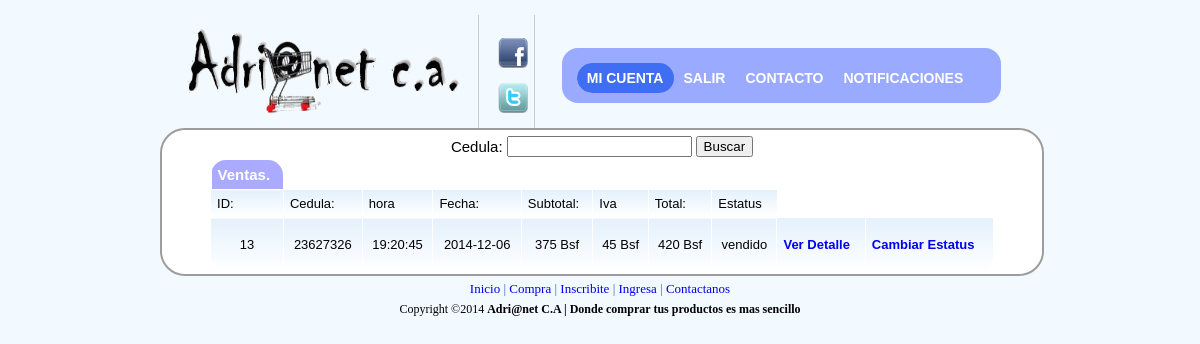
/web2final/administrador/consulta_de_venta_usu.php?cedula=23627326 (signed in), run on the app's committed database.
### tables this page shows
CREATE TABLE IF NOT EXISTS `factura` (
  `fecha_venta` date NOT NULL,
  `cedula` int(9) NOT NULL,
  `total` float NOT NULL,
`id_fact` int(10) NOT NULL,
  `hora` time NOT NULL,
  `iva` float NOT NULL,
  `sub_total` double NOT NULL,
  `id` int(10) NOT NULL
);

CREATE TABLE IF NOT EXISTS `cliente` (
  `nom_clie` varchar(50) NOT NULL,
  `dire_clie` varchar(150) NOT NULL,
  `telf_clie` varchar(11) NOT NULL,
  `password` varchar(100) NOT NULL,
  `email` varchar(50) NOT NULL,
  `id_perfil` int(11) DEFAULT NULL,
  `cedula` int(9) NOT NULL,
  `num_deposit` varchar(20) NOT NULL,
  `tipo_cuenta` varchar(30) NOT NULL,
  `banco` varchar(255) NOT NULL
);

CREATE TABLE IF NOT EXISTS `pedidos` (
  `id_fact` int(10) NOT NULL,
  `estatus` varchar(30) NOT NULL,
`id_pedido` int(10) NOT NULL
);

### web2final/administrador/consulta_de_venta_usu.php (the view, shortened to what this page needs)
<!DOCTYPE html PUBLIC "-//W3C//DTD XHTML 1.0 Transitional//EN" "http://www.w3.org/TR/xhtml1/DTD/xhtml1-transitional.dtd">
<html>
<head><meta http-equiv="Content-Type" content="text/html; charset=windows-1252">
<link rel="stylesheet" href="../css/principal.css"  type="text/css" media="screen">
<link rel="stylesheet" href="../css/lavalampadmi.css" type="text/css" media="screen">
<link type="text/css" rel="stylesheet" href="../css/sliderman.css"  />
<link rel="stylesheet" href='../css/hoverbox.css' type="text/css" media="screen" />
<link rel="stylesheet" href='../js/fancybox/jquery.fancybox-1.3.4.css' type="text/css" media="screen" />
</head>
<body  marginwidth="10" marginheight="10" bgcolor="#f5f6f7" topmargin="5" leftmargin="5" >
<table width="900" cellspacing="0" cellpadding="10" border="0" align="center">
<tbody>
<tr>
<td>
<table width="100%" cellspacing="0" cellpadding="0" border="0">
<tbody>
<tr valign="bottom">
<td valign="middle" style="padding-bottom: 10px;">
<a href="../administrador/index_admin.php" >
<img alt="banner" id="banner" width="300" border="0" height="95" src="../imagenes/logo.png" />
</a>
</td>
<td width="100%" valign="bottom" style="padding-left: 15px;">
<table width="100%" cellspacing="0" cellpadding="0" border="0">
<tbody>
<tr height="60">
<td class="mainmenu" width="2%" nowrap="" 8px;"=" padding-top:="" 15px;="" padding-left:="" #cccccc;="" solid="" 1px=""></td>
<td class="mainmenu" width="14%" valign="middle" nowrap="" align="center" style="border-left: 1px solid #cccccc; padding-left: 15px; padding-top: 8px;">
<p>
<a href="http://www.facebook.com" target="_blank">
<img  id="facebook" alt="fb" width="30" border="0" height="30" src="../imagenes/facebook.png" />
</a>
</p>
<p>
<a href="http://www.twitter.com" target="_blank">
<img id="twitter" alt="tw" width="30" border="0" height="30" src="../imagenes/twitter.png" />
</a>
</p>
</td>
<td class="mainmenu" width="50%" valign="middle" nowrap="" align="center" style="border-left: 1px solid #cccccc; padding-left: 15px; padding-top: 8px;">
<div a class="toplink" align="right" style="padding: 12px;">
<?php
$db=conectar();
$sql="SELECT * FROM notificaciones WHERE (vista='sin ver') and (tipo='pedido' or tipo='numdeposito') ";
$d=mysql_query($sql,$db)or die(mysql_error());
?>
<ul class="lavaLampWithImage" id="1">
    <li class="current"><a href="micuenta_admi.php">Mi cuenta</a></li>
     <li><a href="../salir/salir.php">Salir</a></li>
		<li><a href="../contacto/contacto_admi.php">Contacto</a></li>
		<li><a id="ifancybox" href="notificaciones.php" >Notificaciones</a></li>
</ul>
 </div>
 </td>
<td class="smallfont" width="1%" nowrap="" style="padding-right: 10px;">
</td>
<td width="12%"></td>
</tr>
</tbody>
</table>
       </td>
        </tr>
    </tbody>
</table>
<div id="fondoprincipal">
<table width="100%" cellspacing="0" cellpadding="0" border="0" bgcolor="#ffffff" style="border-radius: 25px; -moz-border-radius: 25px;
-webkit-border-radius: 25px;">
<tbody>
<tr>
<td  width="100%">
<table width="100%" border="0">
<tbody>
<tr>
<td width="5%">
</td>
<td>
<div align="center">
<FORM METHOD=POST ACTION="consulta_de_venta_usu.php" onsubmit="return comprobar()">
  <table>
    <tr>
      <td><div align="right">Cedula:</div></td>
      <td><label>
      <input name="cedula" type="text" id="y" onkeypress="return validarnum(event)" value=''  required="required" />
      </label></td>
	  <td>
	  <input type="submit" name="Enviar" value="Buscar" />
	  </td>
    </tr>
  </table>
</FORM>
 <?php
if (isset($_POST['Enviar']) || isset($_REQUEST['cedula'])){
$sql="SELECT factura.id_fact ,factura.cedula, factura.hora ,factura.fecha_venta,factura.sub_total, factura.iva, factura.total,cliente.cedula,cliente.nom_clie
FROM factura ,cliente
WHERE  cliente.cedula = factura.cedula and cliente.cedula ='".$_REQUEST['cedula']."' ORDER BY 'fecha_venta' DESC";
$d=mysql_query($sql,$db)or die(mysql_error());
 	$x=mysql_num_rows($d);
 } if($x==0){
   echo "<p>No hay ventas por este usuario.";
   echo "<hr>";
 }
 else  {
 ?>
<div class="CSSTableGenerato" >
	 	    <table >
	      <tr>
	        <td>Ventas.</td>
	    </tr>
	      <tr>
		  <td>ID:</td>
		  <td>Cedula:</td>
		  <td>hora</td>
	        <td>Fecha:</td>
			<td>Subtotal:</td>
			<td>Iva</td>
			<td>Total:</td>
		<td>Estatus</td>
	    </tr>
<?php
while($s= mysql_fetch_array($d))
{
?>
 <tr>
					   <?php
					  $id_fact=$s['id_fact'];
					 $sq="SELECT * FROM pedidos where id_fact='".$id_fact."'";
$da=mysql_query($sq,$db)or die(mysql_error());
$datos=mysql_fetch_array($da);
?>
                <td><p align="center"><?php echo $s['id_fact'] ?> </p></td>
				<td><p align="center"><?php echo $s['cedula'] ?> </p></td>
  <td><p align="center"><?php echo $s['hora'] ?> </p></td>
  <td><p align="center"><?php echo $s['fecha_venta'] ?> </p></td>
	   <td><p align="center"><?php echo $s['sub_total'] ?> Bsf</p></td>
	   <td><p align="center"><?php echo $s['iva'] ?> Bsf</p></td>
	   <td><p align="center"><?php echo $s['total'] ?> Bsf</p></td>
   <td><p align="center"><?php echo $datos['estatus'] ?> </p> </td>
	   <td ><a href="detalles_de_venta.php?id=<?php echo $s['id_fact']?>"><strong>Ver Detalle</strong></a></td>
	   <td ><a href="modificar_estatus_ventas.php?id=<?php echo $s['id_fact']?>"><strong>Cambiar Estatus</strong></a></td>
	  </tr>
 <?php
 }
 ?>
<?php
 }
 ?>
</table>
</div>
</div>
</td>
<td valign="top" width="5%" >
</td>
</tr>
</tbody>
</table>
</td>
</td>
</tr>
</tbody>
</table>
<div id="piepagina" align="center" style="padding: 5px;">
    <a href="../administrador/index_admin.php">Inicio</a>
    								|
    <a href="../administrador/index_admin.php">Compra</a>
    								|
    <a href="../administrador/index_admin.php">Inscribite</a>
    				|
    <a href="../administrador/index_admin.php">Ingresa</a>
    				|
    <a href="../contacto/contacto_admi.php">Contactanos</a>
</div>
<div id="piepagina2" align="center">
     Copyright ©2014
    <b>
                 Adri@net C.A | Donde comprar tus productos es mas sencillo
    </b>
</div>
</body>
</html>

### web2final/css/principal.css (style rules this page uses)
body { background:#F2F9FF; font-size: 15px; color: #000000; text-decoration: none; }
#fondoprincipal { position:inherit; background-color: white; width: 100%; border-radius: 25px; -moz-border-radius: 25px; -webkit-border-radius: 25px; border: 2px double #9C9C9C; font-family:Verdana, Arial, Helvetica, sans-serif; text-align:center; }
#piepagina { font-size: 13px; color: #36C; text-decoration: none; }
#piepagina2 { font-size: 12px; color: #000; }
.CSSTableGenerato { margin:0px;padding:0px; width:100%; border:0px solid #ffffff; -moz-border-radius-bottomleft:0px; -webkit-border-bottom-left-radius:0px; border-bottom-left-radius:0px; -moz-border-radius-bottomright:0px; -webkit-border-bottom-right-radius:0px; border-bottom-right-radius:0px; -moz-border-radius-topright:25px; -webkit-border-top-right-radius:25px; border-top-right-radius:25px; -moz-border-radius-topleft:25px; -webkit-border-top-left-radius:25px; border-top-left-radius:25px; }
.CSSTableGenerato table { border-collapse: collapse; border-spacing: 0; width:100%; height:100%; margin:0px;padding:0px; }
.CSSTableGenerato tr:last-child td:last-child { -moz-border-radius-bottomright:15px; -webkit-border-bottom-right-radius:15px; border-bottom-right-radius:15px; }
.CSSTableGenerato table tr:first-child td:first-child { -moz-border-radius-topleft:15px; -webkit-border-top-left-radius:15px; border-top-left-radius:15px; }
.CSSTableGenerato table tr:first-child td:last-child { -moz-border-radius-topright:15px; -webkit-border-top-right-radius:15px; border-top-right-radius:15px; }
.CSSTableGenerato tr:last-child td:first-child { -moz-border-radius-bottomleft:15px; -webkit-border-bottom-left-radius:15px; border-bottom-left-radius:15px; }
.CSSTableGenerato td { vertical-align:middle; background:-o-linear-gradient(bottom, #e5f1fc 5%, #ffffff 100%); background:-webkit-gradient( linear, left top, left bottom, color-stop(0.05, #e5f1fc), color-stop(1, #ffffff) ); background:-moz-linear-gradient( center top, #e5f1fc 5%, #ffffff 100% ); filter:progid:DXImageTransform.Microsoft.gradient(startColorstr="#e5f1fc", endColorstr="#ffffff"); background: -o-linear-gradient(top,#e5f1fc,ffffff); background-color:#e5f1fc; border:1px solid #ffffff; border-width:0px 1px 1px 0px; text-align:left; padding:6px; font-size:13px; font-family:Arial; font-weight:normal; color:#000000; }
.CSSTableGenerato tr:last-child td { border-width:0px 1px 0px 0px; }
.CSSTableGenerato tr td:last-child { border-width:0px 0px 1px 0px; }
.CSSTableGenerato tr:last-child td:last-child { border-width:0px 0px 0px 0px; }
.CSSTableGenerato tr:first-child td { background:-o-linear-gradient(bottom, #aaaaff 5%, #aaaaff 100%); background:-webkit-gradient( linear, left top, left bottom, color-stop(0.05, #aaaaff), color-stop(1, #aaaaff) ); background:-moz-linear-gradient( center top, #aaaaff 5%, #aaaaff 100% ); filter:progid:DXImageTransform.Microsoft.gradient(startColorstr="#aaaaff", endColorstr="#aaaaff"); background: -o-linear-gradient(top,#aaaaff,aaaaff); background-color:#aaaaff; border:0px solid #ffffff; text-align:left; border-width:0px 0px 1px 1px; font-size:15px; font-family:Arial; font-weight:bold; color:#ffffff; }
.CSSTableGenerato tr:first-child td:first-child { border-width:0px 0px 1px 0px; }
.CSSTableGenerato tr:first-child td:last-child { border-width:0px 0px 1px 1px; }

### web2final/css/lavalampadmi.css (style rules this page uses)
.lavaLampWithImage { position: relative; height: 25px; width: 409px; background: url("../imagenes/bg1.png") no-repeat top; padding: 15px; margin: 10px 0; border-radius: 16px; -moz-border-radius: 16px; -webkit-border-radius: 16px; }
.lavaLampWithImage li { float: left; list-style: none; }
.lavaLampWithImage li a { font: bold 14px arial; text-decoration: none; color: #fff; outline: none; text-align: center; top: 7px; text-transform: uppercase; letter-spacing: 0; z-index: 10; display: block; float: left; height: 30px; position: relative; overflow: hidden; margin: auto 10px; }

### web2final/css/hoverbox.css (style rules this page uses)
a { text-decoration: none; }

### data on the page
factura: id_fact "13", cedula.cedula "23627326", hora "19:20:45", fecha_venta "2014-12-06", sub_total "375", iva "45", total "420", pedidos.estatus "vendido"
